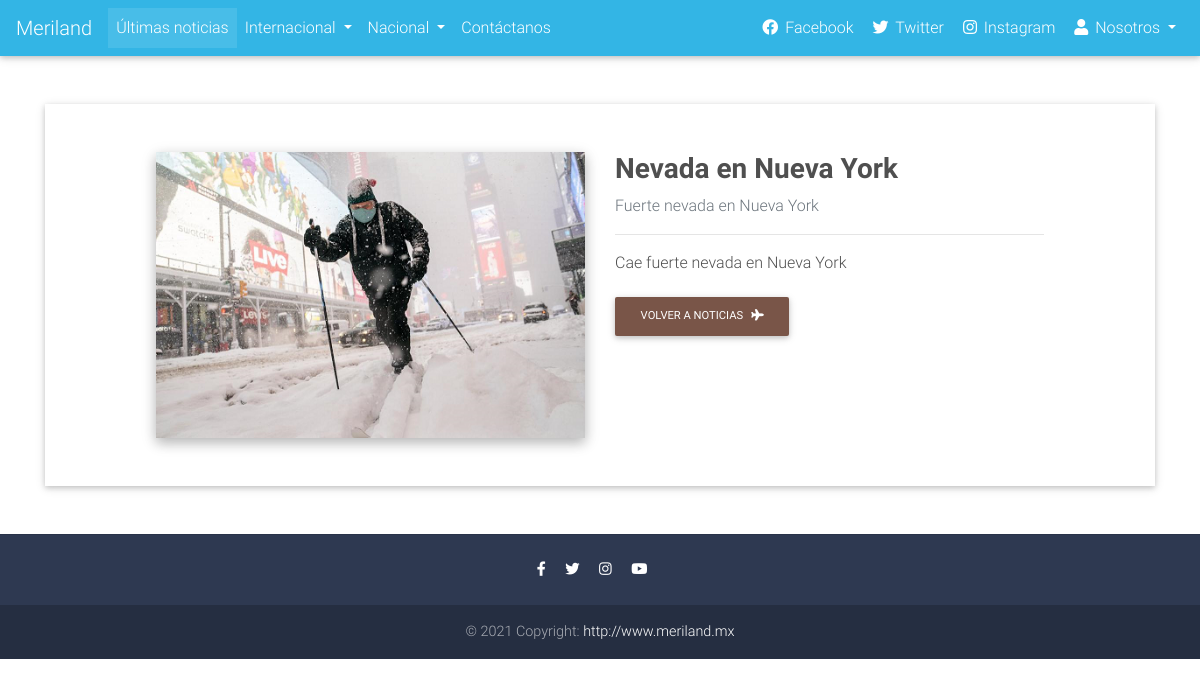
Page /post/nevada-en-ny on the earlier database version.
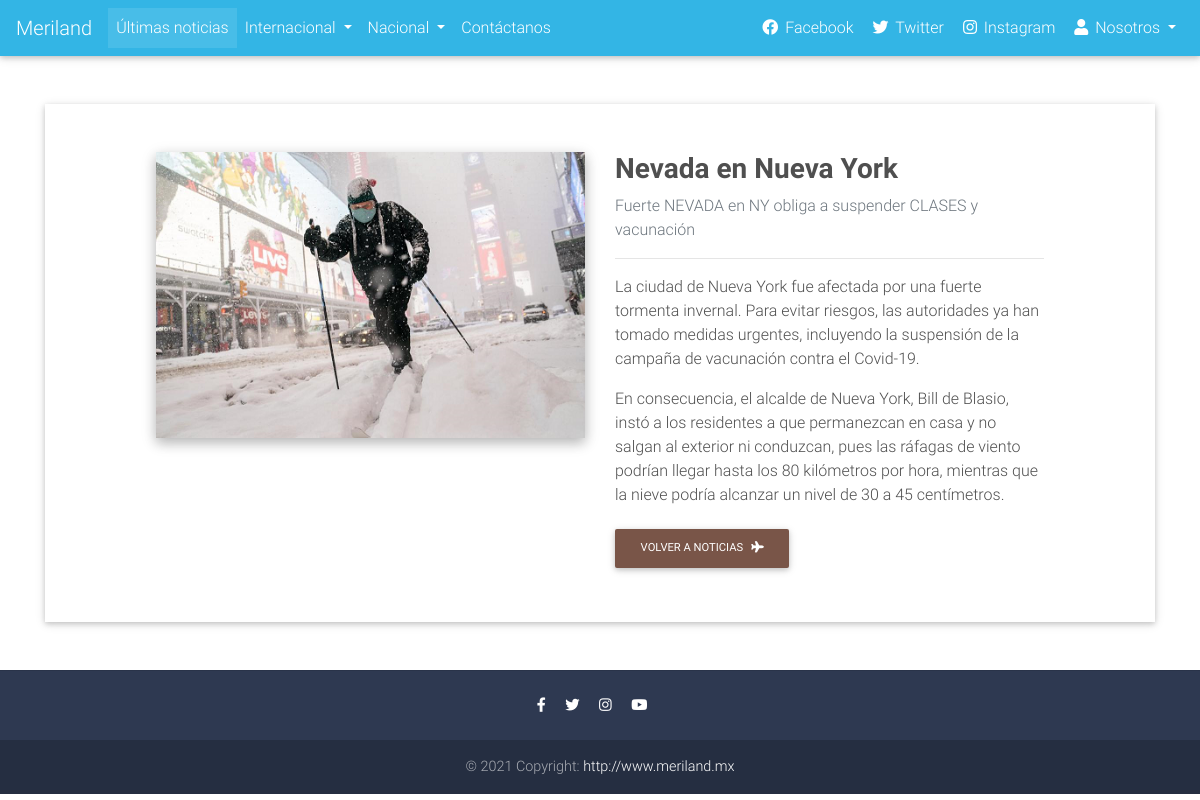
Same page on the later database version.
### meriland/models.py (models this page shows, shortened)
class Post(models.Model):
    titulo = models.CharField(max_length=255)
    slug = models.SlugField(max_length=255, unique=True)
    resumen = models.CharField(max_length=300)
    contenido = models.TextField()
    publicado = models.BooleanField(default=True)
    creado = models.DateTimeField(auto_now=True)
    clasificacion = models.ForeignKey(Clasificacion, on_delete=models.CASCADE)
    image = models.ImageField(upload_to='img')
    class Meta:
        ordering = ['-creado']

### meriland/views.py (the view)
# urls.py: path('post/', PostList.as_view(), name='post_list'),
def post(request, slug):
    return render(request, "post.html", {
        "post": get_object_or_404(Post, slug=slug)
    })

### meriland/templates/post.html (shortened to what this page needs)
{% extends '_MainLayout.html' %}
{% block content %}
  <div class="container my-5 py-5 z-depth-1">
    <section class="px-md-5 mx-md-5 text-center text-lg-left dark-grey-text">
      <div class="row">
        <div class="col-md-6 mb-4 mb-md-0">
          <div class="view overlay z-depth-1-half">
            <img src="/media/{{ post.image }}" class="img-fluid" alt="">
          </div>
        </div>
        <div class="col-md-6 mb-4 mb-md-0">
          <h3 class="font-weight-bold"> {{ post.titulo }} </h3>
          <p class="text-muted">{{ post.resumen }}</p>
          <hr>
            <p class="text-muted">{{post.contenido|linebreaks}} </p>
          <a class="btn btn-brown btn-md ml-0" href="/" role="button">Volver a noticias<i class="fa fa-plane ml-2"></i></a>
        </div>
      </div>
    </section>
  </div>
{% endblock %}

Differences in the rows shown:
changed Post "Nevada en Nueva York": resumen "Fuerte nevada en Nueva York" → "Fuerte NEVADA en NY obliga a suspender CLASES y vacunación"; contenido "Cae fuerte nevada en Nueva York" → "La ciudad de Nueva York fue afectada por una fuerte tormenta invernal. Para evitar riesgos, las autoridades ya han tomado medidas urgentes, incluyendo la suspensión de la campaña de vacunación contra el Covid-19. En consecuencia, el alcalde de Nueva York, Bill de Blasio, instó a los residentes a que permanezcan en casa y no salgan al exterior ni conduzcan, pues las ráfagas de viento podrían llegar hasta los 80 kilómetros por hora, mientras que la nieve podría alcanzar un nivel de 30 a 45 centímetros."
